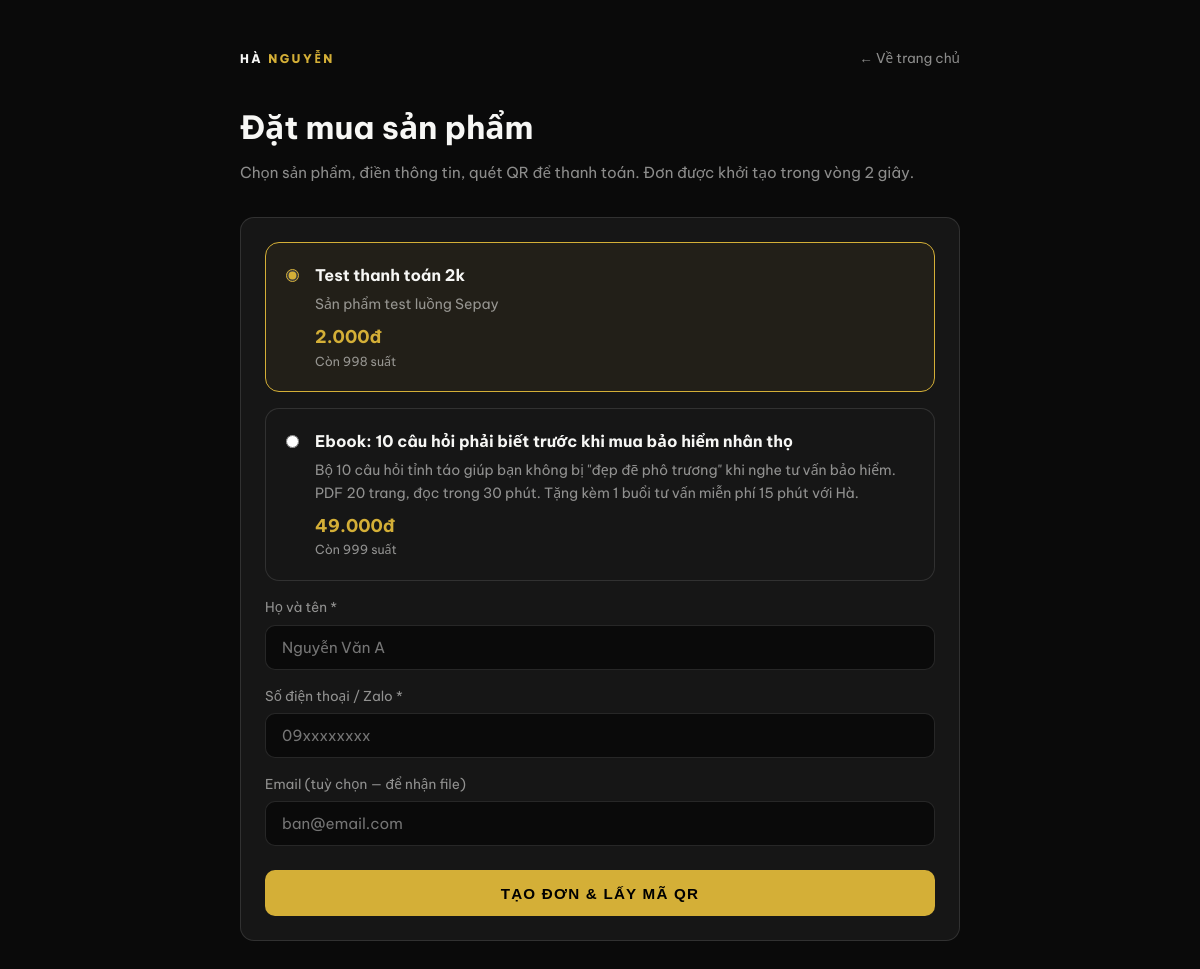
Screenshot of /thanh-toan with the database file from the repository.
### tables this page shows
CREATE TABLE products (
        id INTEGER PRIMARY KEY AUTOINCREMENT,
        name TEXT NOT NULL,
        price INTEGER NOT NULL,                -- VND, nguyên đồng
        description TEXT,
        file_url TEXT,                          -- link file PDF/ebook giao cho khách
        stock INTEGER DEFAULT 999,
        is_active INTEGER DEFAULT 1,
        created_at DATETIME DEFAULT CURRENT_TIMESTAMP
    );

### app.py (the view)
@app.route('/thanh-toan')
def checkout_page():
    conn = db()
    products = conn.execute(
        'SELECT * FROM products WHERE is_active=1 AND stock>0 ORDER BY id DESC'
    ).fetchall()
    conn.close()
    return render_template('checkout.html',
                           products=[dict(p) for p in products])

### app.py (called while the page is built)
def db():
    conn = sqlite3.connect(DB_PATH)
    conn.row_factory = sqlite3.Row
    conn.execute('PRAGMA foreign_keys = ON')
    return conn

### templates/checkout.html (shortened to what this page needs)
<!DOCTYPE html>
<html lang="vi">
<head>
</head>
<body>
<div class="wrap">
  <div class="top">
    <div class="brand">HÀ <span>NGUYỄN</span></div>
    <a href="/" class="back">← Về trang chủ</a>
  </div>
  <h1>Đặt mua sản phẩm</h1>
  <p class="sub">Chọn sản phẩm, điền thông tin, quét QR để thanh toán. Đơn được khởi tạo trong vòng 2 giây.</p>
  {% if not products %}
    <div class="empty">Hiện chưa có sản phẩm. Liên hệ Hà qua Zalo để được tư vấn riêng.</div>
  {% else %}
    <form id="orderForm">
      {% for p in products %}
      <label class="product" data-pid="{{ p.id }}">
        <input type="radio" name="product_id" value="{{ p.id }}" {% if loop.first %}checked{% endif %}>
        <div class="product-body">
          <h3>{{ p.name }}</h3>
          {% if p.description %}<div class="desc">{{ p.description }}</div>{% endif %}
          <div class="price">{{ '{:,}'.format(p.price).replace(',', '.') }}đ</div>
          <div class="stock">Còn {{ p.stock }} suất</div>
        </div>
      </label>
      {% endfor %}
      <label><span>Họ và tên *</span><input type="text" name="name" required placeholder="Nguyễn Văn A"></label>
      <label><span>Số điện thoại / Zalo *</span><input type="tel" name="phone" required placeholder="09xxxxxxxx"></label>
      <label><span>Email (tuỳ chọn — để nhận file)</span><input type="email" name="email" placeholder="ban@email.com"></label>
      <button class="submit" type="submit">Tạo đơn & lấy mã QR</button>
    </form>
  {% endif %}
</div>
</body>
</html>

### templates/checkout.html (style rules this page uses)
:root { --bg: #0a0a0a; --surface: #161616; --text: #f7f7f5; --muted: rgba(247,247,245,0.55); --faint: rgba(247,247,245,0.12); --accent: #d4af37; }
* { box-sizing: border-box; margin: 0; padding: 0; }
body { font-family: 'Be Vietnam Pro', system-ui, sans-serif; background: var(--bg); color: var(--text); line-height: 1.6; min-height: 100vh; padding: clamp(1rem, 4vw, 3rem); }
.wrap { max-width: 720px; margin: 0 auto; }
.top { display: flex; align-items: center; justify-content: space-between; margin-bottom: 2rem; }
.brand { font-weight: 800; letter-spacing: 0.2em; text-transform: uppercase; font-size: 0.75rem; }
.brand span { color: var(--accent); }
.back { color: var(--muted); text-decoration: none; font-size: 0.85rem; }
h1 { font-size: clamp(1.5rem, 4vw, 2rem); margin-bottom: 0.5rem; }
.sub { color: var(--muted); margin-bottom: 2rem; font-size: 0.95rem; }
.product { background: var(--surface); border: 1px solid var(--faint); border-radius: 14px; padding: 1.25rem; margin-bottom: 1rem; cursor: pointer; transition: all 0.15s ease; display: flex; gap: 1rem; align-items: flex-start; }
.product.selected { border-color: var(--accent); background: rgba(212,175,55,0.06); }
.product input { margin-top: 0.35rem; accent-color: var(--accent); }
.product-body { flex: 1; }
.product h3 { font-size: 1rem; margin-bottom: 0.25rem; }
.product .desc { color: var(--muted); font-size: 0.88rem; margin-bottom: 0.5rem; }
.product .price { color: var(--accent); font-weight: 700; font-size: 1.1rem; }
.product .stock { color: var(--muted); font-size: 0.78rem; }
form { background: var(--surface); border: 1px solid var(--faint); border-radius: 14px; padding: 1.5rem; margin-top: 1.5rem; }
label { display: block; margin-bottom: 1rem; }
label > span { display: block; font-size: 0.85rem; margin-bottom: 0.35rem; color: var(--muted); }
input[type=text], input[type=tel], input[type=email] { width: 100%; padding: 0.75rem 1rem; border: 1px solid var(--faint); background: var(--bg); color: var(--text); border-radius: 10px; font-family: inherit; font-size: 0.95rem; }
button.submit { width: 100%; padding: 0.9rem 1.5rem; background: var(--accent); color: #000; border: none; border-radius: 10px; font-weight: 700; font-size: 0.95rem; cursor: pointer; letter-spacing: 0.08em; text-transform: uppercase; transition: all 0.15s ease; margin-top: 0.5rem; }

### rows the page displays
products: name "Test thanh toán 2k", description "Sản phẩm test luồng Sepay", price "2.000", stock "998"
products: name "Ebook: 10 câu hỏi phải biết trước khi mua bảo hiểm nhân thọ", description "Bộ 10 câu hỏi tỉnh táo giúp bạn không bị \"đẹp đẽ phô trương\" khi nghe tư vấn bảo hiểm. PDF 20 trang, đọc trong 30 phút. Tặng kèm 1 buổi tư vấn miễn phí 15 phút với Hà.", price "49.000", stock "999"
